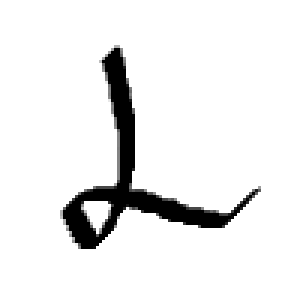
#> input picture LTdata/L/img005.png, 100 x 100 px (shown 3 times larger); its folder holds only this picture in this run
$ python createnpy.py
#> lines starting #> are read from the running program, lines starting #| are printed output that depends on the picture
import os
from PIL import Image
import numpy as np

def load_and_serialize(data_dir):
#> called with data_dir = 'LTdata'
    X = []
    y = []

    class_map = {
        "L": 0,
        "T": 1
    }

    for class_name, label in class_map.items():
        folder_path = os.path.join(data_dir, class_name)

        for filename in os.listdir(folder_path):
            file_path = os.path.join(folder_path, filename)

            img = Image.open(file_path).convert("L")
            img = img.resize((20, 20))
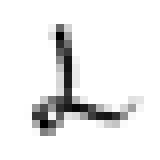
#> img: PIL image 20x20 L (shown 8 times larger); min 0, max 255, mean 234.9

            img_array = np.array(img) / 255.0
            img_flat = img_array.flatten().tolist()
#> img_flat = 400 values, max 1 at index 0, min 0 at index 87, mean 0.921

            X.append(img_flat)
            y.append(label)

    np.save("X.npy", np.array(X))
    np.save("y.npy", np.array(y))

    print("Saved X.npy and y.npy")

# Run it
#> (the run stopped early here; a loop or call above may not have finished)
